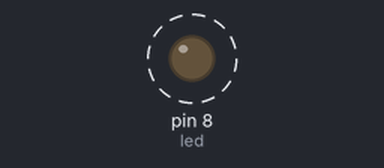
Simulated run of this sketch. Board: Arduino Uno, built with avr-gcc and run on an emulated ATmega328P. Parts: output pins drawn as LEDs (lit = HIGH). Dashed ring = blinking. What the sketch prints to the serial monitor is not drawn.

Above: at 0.5 s.
Timing chart, 0 to 4.6 s (numbered marks = the images above):
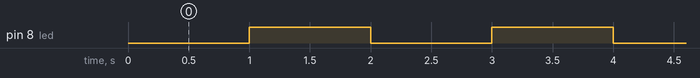

Measured:
- by itself, pin 8 (led): alternates HIGH for 1.0 s and LOW for 1.0 s

The sketch:

Blink.ino
```cpp
#include <Arduino.h>
int led = 8;

void setup() {
  // initialize digital pin led as an output
  pinMode(led, OUTPUT);
  Serial.begin(115200);
}

void loop() {
  digitalWrite(led, LOW);    // turn the LED on
  delay(1000);               // wait for a second
  Serial.println("OFF");
  digitalWrite(led, HIGH);   // turn the LED off
  delay(1000);               // wait for a second
  Serial.println("ON");
}
```
